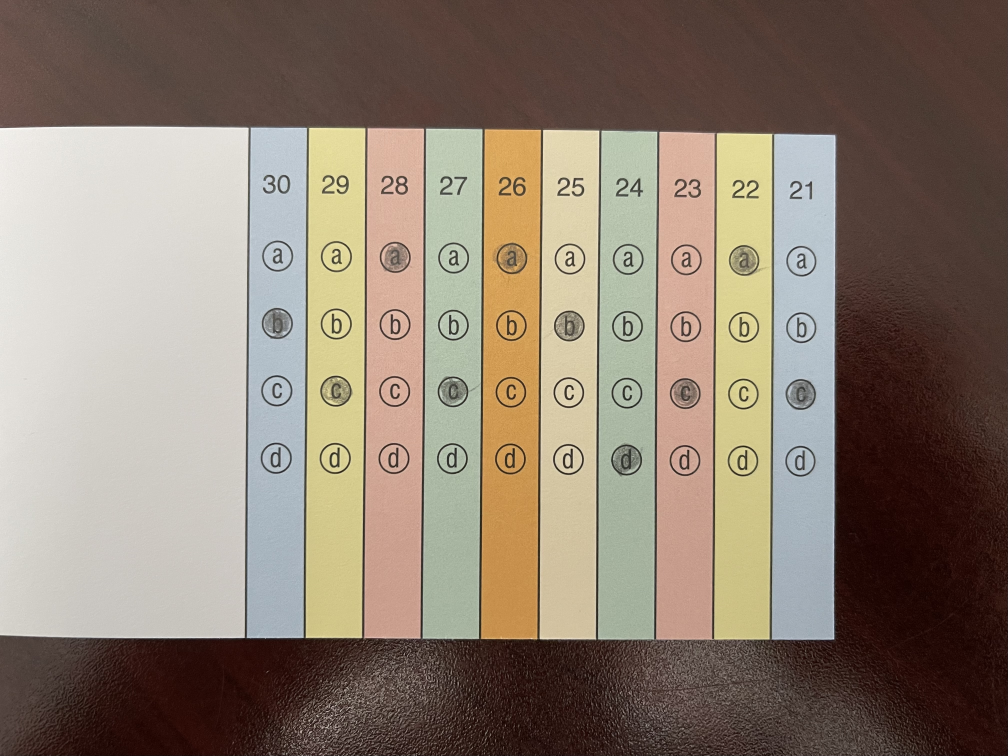
#> input picture mcq.jpg, 4031 x 3023 px, found by its file name (shown at 1/4 size)
$ python test-edge.py
#> lines starting #> are read from the running program, lines starting #| are printed output that depends on the picture; after the words box and inside, x2 and y2 are one past the last pixel; in counts of white or black regions, pixels touching at a corner belong together
### sUtils.py
import cv2
import numpy as np

def stackImages(imgArray,scale,lables=[]):
    rows = len(imgArray)
    cols = len(imgArray[0])
    rowsAvailable = isinstance(imgArray[0], list)
    width = imgArray[0][0].shape[1]
    height = imgArray[0][0].shape[0]
    if rowsAvailable:
        for x in range ( 0, rows):
            for y in range(0, cols):
                imgArray[x][y] = cv2.resize(imgArray[x][y], (0, 0), None, scale, scale)
                if len(imgArray[x][y].shape) == 2: imgArray[x][y]= cv2.cvtColor( imgArray[x][y], cv2.COLOR_GRAY2BGR)
        imageBlank = np.zeros((height, width, 3), np.uint8)
        hor = [imageBlank]*rows
        hor_con = [imageBlank]*rows
        for x in range(0, rows):
            hor[x] = np.hstack(imgArray[x])
            hor_con[x] = np.concatenate(imgArray[x])
        ver = np.vstack(hor)
        ver_con = np.concatenate(hor)
    else:
        for x in range(0, rows):
            imgArray[x] = cv2.resize(imgArray[x], (0, 0), None, scale, scale)
            if len(imgArray[x].shape) == 2: imgArray[x] = cv2.cvtColor(imgArray[x], cv2.COLOR_GRAY2BGR)
        hor= np.hstack(imgArray)
        hor_con= np.concatenate(imgArray)
        ver = hor
    if len(lables) != 0:
        eachImgWidth= int(ver.shape[1] / cols)
        eachImgHeight = int(ver.shape[0] / rows)
        #print(eachImgHeight)
        for d in range(0, rows):
            for c in range (0,cols):
                cv2.rectangle(ver,(c*eachImgWidth,eachImgHeight*d),(c*eachImgWidth+len(lables[d][c])*13+27,30+eachImgHeight*d),(255,255,255),cv2.FILLED)
                cv2.putText(ver,lables[d][c],(eachImgWidth*c+10,eachImgHeight*d+20),cv2.FONT_HERSHEY_COMPLEX,0.7,(255,0,255),2)
    return ver

def rectContour(contours):

    rectCon = []
    for i in contours:
        area = cv2.contourArea(i)
        #print("Area", area)
        if area > 50:
            peri = cv2.arcLength(i,True)
            approx = cv2.approxPolyDP(i,0.01*peri,True)
            #print("Corner Points",len(approx))
            if len(approx) >= 4:
                rectCon.append(i)
    rectCon = sorted(rectCon,key = cv2.contourArea,reverse = True)

    return rectCon

def getCornerPoints(cont):

    peri = cv2.arcLength(cont,True)
    approx = cv2.approxPolyDP(cont,0.02*peri,True)
    return approx

def reorder(myPoints):

    myPoints = myPoints.reshape ((4,2))
    myPointsNew = np.zeros((4,1,2),np.int32)
    add = myPoints.sum(1)
    #print(add)
    myPointsNew[0] = myPoints[np.argmin(add)] #[0, 0]
    myPointsNew[3] = myPoints[np.argmax(add)] #[w, h]
    diff = np.diff(myPoints, axis = 1)
    myPointsNew[1] = myPoints[np.argmin(diff)] #[w, 0]
    myPointsNew[2] = myPoints[np.argmax(diff)] #[0, h]
    #print (myPoints)
    #print(myPointsNew)

    return myPointsNew

def splitBoxes(img):
    rows = np.vsplit(img,4)
    #cv2.imshow("split", rows[1])
    boxes = []
    for r in rows:
        cols = np.hsplit(r,10)
        for box in cols:
            boxes.append(box)
            #cv2.imshow("Split", box)
    return boxes

def showAnswers(img,myIndex,grading,ans,questions,choices):
    secWidth = int(img.shape[1]/questions)
    secHeight = int(372/4)
    #print(img.shape[1])
    #print(img.shape[0])

    for x in range(0,questions):
        myAns = myIndex[x]
        centerX = ((x*secWidth) + secWidth//2) - 8
        centerY = ((myAns*secHeight) + (secHeight)//2) + 130

        if(myAns == ans[x]):
            cv2.circle(img,(centerX,centerY),20,(0,255,0),cv2.FILLED) #If correct fill green
        else:
            cv2.circle(img,(centerX,centerY),20,(0,0,255),cv2.FILLED) #if incorrect fill red
            cv2.circle(img,(centerX,((ans[x]*secHeight) + (secHeight)//2) + 130),20,(255,0,0),5) #outline correct in blue
    return img


    #"
    #  REVISED UPSIT ITEMS ARE AS FOLLOWS. CORRECT ITEMS ARE IN CAPS
    #  1. a. honey           b. PIZZA              c. orange             d. bubble gum
    #  2. a. leather         b. BUBBLE GUM         c. chili              d. dill pickle
    #  3. a. tomato          b. banana             c. strawberry         d. MENTHOL/EUCALYPTUS
    #  4. a. whiskey         b. honey              c. lime               d. CHERRY
    #  5. a. chocolate       b. pizza              c. MOTOR OIL          d. cheddar cheese
    #  6. a. beer            b. MINT               c. grape candy        d. cola
    #  7. a. BANANA          b. garlic             c. rubber tire        d. clove
    #  8. a. peanut          b. CLOVE              c. lemon              d. banana
    #  9. a. clove           b. baby powder        c. LEATHER            d. apple
    # 10. a. wood            b. COCONUT            c. smoke              d. honey
    # 11. a. wintergreen gum b. grape candy        c. ONION              d. tomato
    # 12. a. pine            b. RASPBERRY          c. menthol/eucalyptus d. beer
    # 13. a. LICORICE/ANISE  b. sandalwood/incense c. coconut            d. raspberry
    # 14. a. paint thinner   b. cherry             c. coconut            d. BABY POWDER
    # 15. a. baby powder     b. CINNAMON           c. tomato             d. coconut
    # 16. a. coconut         b. fish               c. banana             d. GASOLINE
    # 17. a. STRAWBERRY      b. gasoline           c. dill pickle        d. wood
    # 18. a. CEDAR           b. cheddar cheese     c. lemon              d. vanilla
    # 19. a. lemon           b. CHOCOLATE          c. garlic             d. black pepper
    # 20. a. coffee          b. soap               c. WINTEGREEN GUM     d. garlic
    # 21. a. FLOWER          b. rubber tire        c. chocolate          d. fish
    # 22. a. COTTON CANDY    b. onion              c. natural gas        d. chili
    # 23. a. fish            b. PEACH              c. leather            d. pizza
    # 24. a. GARLIC          b. watermelon         c. licorice/anise     d. smoke
    # 25. a. pineapple       b. DILL PICKLE        c. apple              d. chocolate
    # 26. a. smoke           b. popcorn            c. PINEAPPLE          d. onion
    # 27. a. vanilla         b. garlic             c. peach              d. RUBBER TIRE
    # 28. a. rubber tire     b. ORANGE             c. cheddar cheese     d. tobacco
    # 29. a. mint            b. APPLE              c. fish               d. leather
    # 30. a. coffee          b. menthol/eucalyptus c. peanut             d. WATERMELON
    # 31. a. watermelon      b. peanut             c. beer               d. SANDALWOOD/INCENSE
    # 32. a. apple           b. beer               c. GRASS              d. coffee
    # 33. a. dill pickle     b. grass              c. SMOKE              d. peach
    # 34. a. PINE            b. tomato             c. onion              d. popcorn
    # 35. a. pizza           b. cigar              c. peanut             d. GRAPE CANDY
    # 36. a. tomato          b. smoke              c. rose               d. LEMON
    # 37. a. SOAP            b. chocolate          c. pizza              d. peanut
    # 38. a. orange          b. wintergreen gum    c. cola               d. NATURAL GAS
    # 39. a. lime            b. ROSE               c. fish               d. mint
    # 40. a. PEANUT          b. lemon              c. cinnamon           d. natural gas
    #
    # "

### test-edge.py
from itertools import count
import cv2
import numpy as np
import sUtils

path = "SIT Card Reader\/mcq.jpg"
path1 = "SIT Card Reader\/mcqDk.jpg"
#path1 does not work idk why lul
path2 = "SIT Card Reader\/mcqBlk.jpg"
path3 = "SIT Card Reader\/mcqBrdr.jpg"
img = cv2.imread(path)
#> img is the input picture: shape (3023, 4031, 3); mean B, G, R 112.2, 126.4, 140.5
scl = 0.3
#iWidth = int(img.shape[1] * scl)
#iHeight = int(img.shape[0] * scl)
iWidth = 900
iHeight = 700
questions = 10
choices = 4
ans = [3,1,1,3,2,1,0,1,0,0]


img = cv2.resize(img,(iWidth,iHeight))
#> img: shape (700, 900, 3)
imgEdit = img.copy()
imgContours = img.copy()
imgBiggestContours = img.copy()
imgGrey = cv2.cvtColor(img,cv2.COLOR_BGR2GRAY)
imgBlur = cv2.GaussianBlur(imgGrey,(5,5),0)
#imgThresh = cv2.adaptiveThreshold(imgBlur, 255, 1, 1, 11, 2)
#imgThresh = cv2.adaptiveThreshold(imgBlur, 255, cv2.ADAPTIVE_THRESH_MEAN_C, cv2.THRESH_BINARY_INV, 21, 5)
imgThrsh = cv2.adaptiveThreshold(imgBlur, 255, cv2.ADAPTIVE_THRESH_GAUSSIAN_C, cv2.THRESH_BINARY_INV, 21, 5)
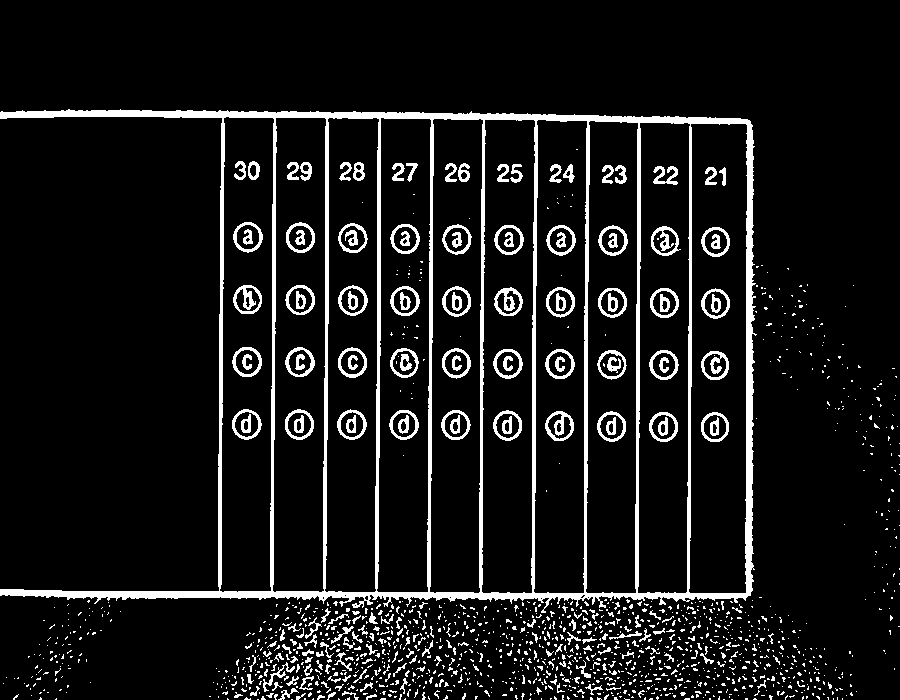
#> imgThrsh: shape (700, 900); 9.3% white; 1504 white regions (1286 under 20 px), largest, box (x1, y1, x2, y2) and area: (0, 109, 757, 613) 30427, (233, 285, 262, 314) 394, (494, 287, 523, 316) 388
#imgThrsh = cv2.threshold(imgBlur,130,255,cv2.THRESH_BINARY_INV + cv2.THRESH_OTSU)[1]
imgCanny = cv2.Canny(imgThrsh,5,50)
#> imgCanny: shape (700, 900); 5.9% white in thin lines or dots, all inside (x1, y1, x2, y2) = (0, 109, 900, 700)

#finding all contours
#contours, hierarchy = cv2.findContours(imgCanny,cv2.RETR_TREE,cv2.CHAIN_APPROX_SIMPLE)
#print(contours)
#cv2.drawContours(imgContours,contours,-1,(0,255,0),5)

######### GRID DETECTION ##############
#https://maker.pro/raspberry-pi/tutorial/grid-detection-with-opencv-on-raspberry-pi
contours, _ = cv2.findContours(imgThrsh, cv2.RETR_TREE, cv2.CHAIN_APPROX_SIMPLE)
#> contours = 1602 contours, 1391 with area under 20; largest, box (x1, y1, x2, y2) and area: (0, 109, 757, 613) 260345, (688, 123, 748, 594) 26142, (272, 117, 327, 593) 23774, (481, 119, 536, 594) 23609, (376, 117, 432, 593) 23498

max_area = 0
c = 0
for i in contours:
        area = cv2.contourArea(i)
        if area > 100:
                if area > max_area:
                    max_area = area
                    best_cnt = i
        c+=1
#> this loop made 1602 passes
#> (area, max_area) on pass 1365: (260345, 260345)
#> after the loop, best_cnt = contour of 1164 points, box (x1, y1, x2, y2) (0, 109, 757, 613), area 260345; c = 1602; max_area = 260345

mask = np.zeros((imgGrey.shape),np.uint8)
cv2.drawContours(mask,[best_cnt],0,255,-1)
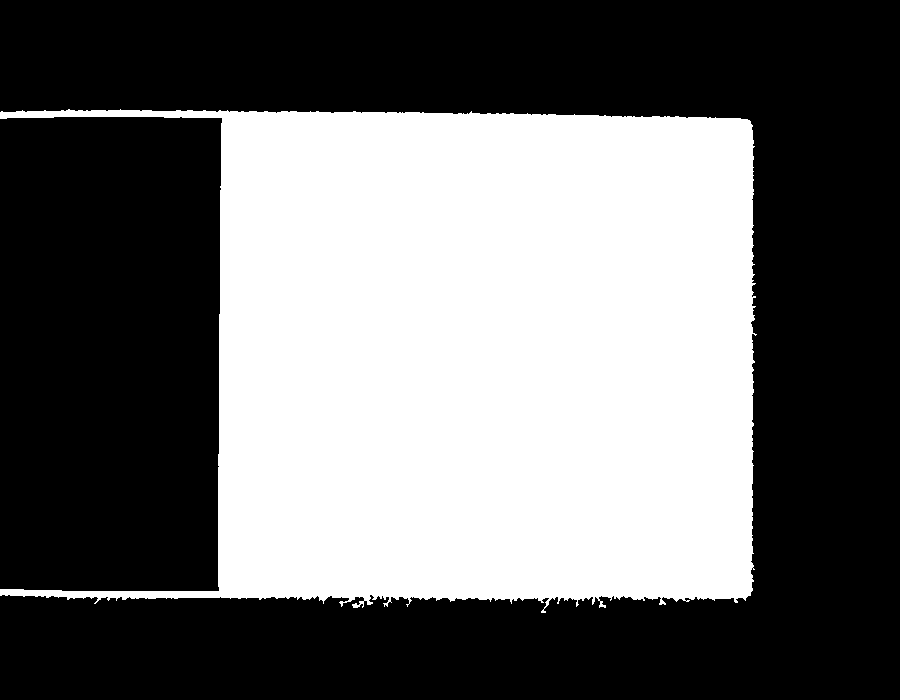
#> mask: shape (700, 900); 41.6% white; 1 white region, box (x1, y1, x2, y2) and area: (0, 109, 757, 613) 261993
cv2.drawContours(mask,[best_cnt],0,0,2)
#cv2.imshow("mask", mask)
contours, _ = cv2.findContours(mask, cv2.RETR_TREE, cv2.CHAIN_APPROX_SIMPLE)
#> contours = 1 contour; box (x1, y1, x2, y2) and area: (2, 112, 752, 599) 253740
cv2.drawContours(mask,contours,-1,(0,255,0),5)
#> mask: shape (700, 900); 39% white; 1 white region, box (x1, y1, x2, y2) and area: (224, 117, 748, 594) 245945

out = np.zeros_like(imgGrey)
out[mask == 255] = imgGrey[mask == 255]
#cv2.imshow("New image", out)

#######################################

imgBlur = cv2.GaussianBlur(out,(5,5),0)
imgCanny = cv2.Canny(imgBlur,10,80)
#> imgCanny: shape (700, 900); 3.6% white in thin lines or dots, all inside (x1, y1, x2, y2) = (223, 117, 747, 594)

contours, hierarchy = cv2.findContours(imgCanny,cv2.RETR_EXTERNAL,cv2.CHAIN_APPROX_SIMPLE)
#> contours = 1 contour; box (x1, y1, x2, y2) and area: (223, 117, 747, 594) 242528
##################CHESSBOARD BORDER#######################

# get all non-zero points
points = np.column_stack(np.where(imgCanny.transpose() > 0))
#> points = 22958 pairs, first value 223 to 746, second value 117 to 593
hull = cv2.convexHull(points)
#> hull = contour of 25 points, box (x1, y1, x2, y2) (223, 117, 747, 594), area 246579

# draw convex hull vertices on input image
result = img.copy()
cv2.polylines(result, [hull], True, (0,0,255), 2)
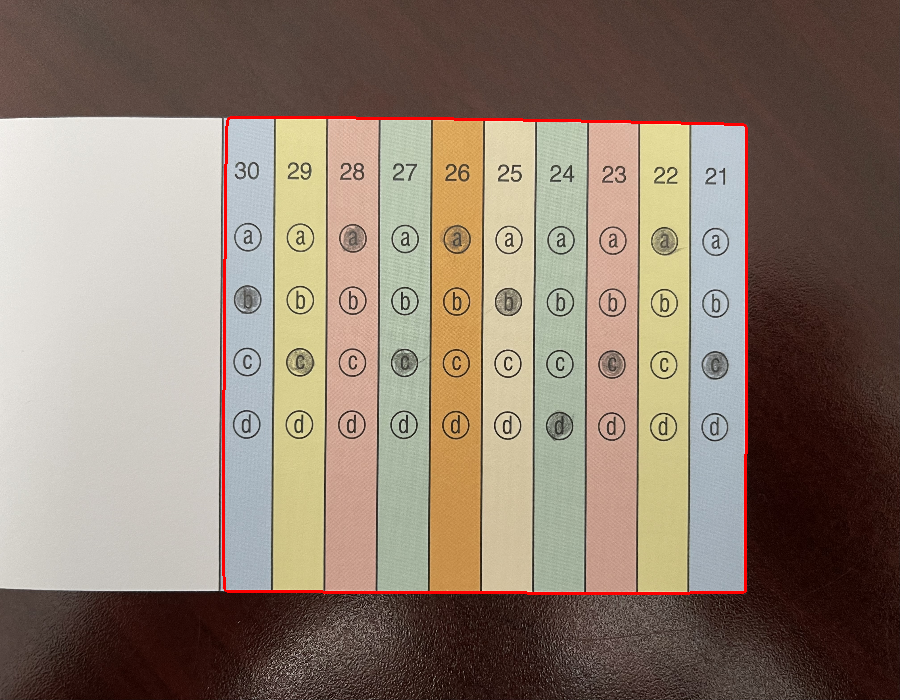
#> result: shape (700, 900, 3); mean B, G, R 111, 125.1, 141.6
##########################################################

#find Rectangles
#print(hull)
rectCon = sUtils.rectContour([hull])
#> the loop in rectContour, `for i in contours:` made 1 pass
#> (area, peri, approx) on pass 1: (246579, 1976.6, [[745, 125], [745, 591], [225, 590], [228, 118]])
#> after the loop in rectContour, `for i in contours:`: rectCon = 1 contour; box (x1, y1, x2, y2) and area: (223, 117, 747, 594) 246579
biggestContour = sUtils.getCornerPoints(rectCon[0])
#> in getCornerPoints, `peri = cv2.arcLength(cont,True)`: peri = 1976.6
#> in getCornerPoints, `approx = cv2.approxPolyDP(cont,0.02*peri,True)`: approx = [[745, 125], [745, 591], [225, 590], [228, 118]]
#> biggestContour = [[745, 125], [745, 591], [225, 590], [228, 118]]

if biggestContour.size != 0:
    cv2.drawContours(imgBiggestContours, biggestContour,-1,(0,255,0),25)
#> imgBiggestContours: shape (700, 900, 3); mean B, G, R 111.8, 126.7, 140

    biggestContour = sUtils.reorder(biggestContour)
#> in reorder, `add = myPoints.sum(1)`: add = [870, 1336, 815, 346]
#> in reorder, `diff = np.diff(myPoints, axis = 1)`: diff = [-620, -154, 365, -110]
#> biggestContour = [[228, 118], [745, 125], [225, 590], [745, 591]]

    pt1 = np.float32(biggestContour)
#> pt1 = [[228, 118], [745, 125], [225, 590], [745, 591]]
    pt2 = np.float32([[0,0], [iWidth, 0], [0, iHeight], [iWidth, iHeight]])
    matrix = cv2.getPerspectiveTransform(pt1,pt2)
#> matrix = [[1.71, 0.0109, -391.5], [-0.0201, 1.49, -170.7], [-2.47e-05, 1.21e-05, 1]]
    imgWarpColored = cv2.warpPerspective(img,matrix,(iWidth,iHeight))

    #apply bubble threshold
    imgWarpGrey = cv2.cvtColor(imgWarpColored,cv2.COLOR_BGR2GRAY)
    imgThresh = cv2.threshold(imgWarpGrey,130,255,cv2.THRESH_BINARY_INV + cv2.THRESH_OTSU)[1]
#> imgThresh: shape (700, 900); 9% white; 145 white regions (43 under 20 px), largest, box (x1, y1, x2, y2) and area: (347, 0, 354, 700) 2899, (437, 0, 444, 700) 2797, (618, 0, 626, 700) 2764
    #imgBlur = cv2.GaussianBlur(imgWarpGrey,(7,7),1)
    #imgThresh = cv2.adaptiveThreshold(imgWarpGrey, 255, cv2.ADAPTIVE_THRESH_GAUSSIAN_C, cv2.THRESH_BINARY_INV, 21, 9)
    #imgThreshcop = cv2.resize(imgThresh,(900,700))
    crop = imgThresh[130:498, 0:900]
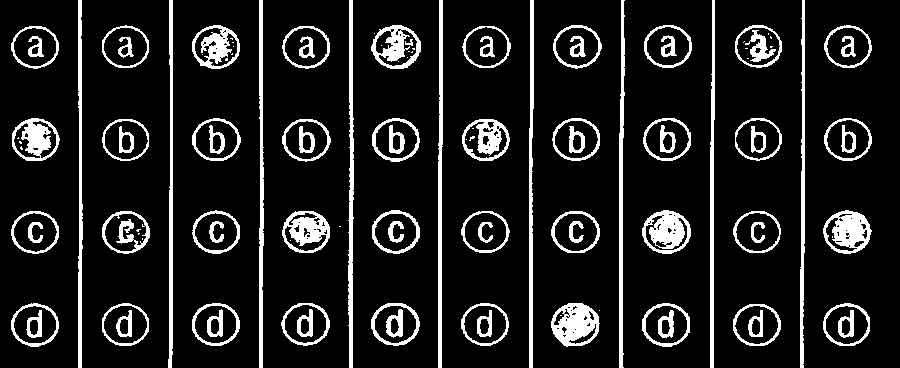
#> crop: shape (368, 900); 12.3% white; 114 white regions (33 under 20 px), largest, box (x1, y1, x2, y2) and area: (348, 0, 354, 368) 1519, (438, 0, 443, 368) 1462, (619, 0, 625, 368) 1424
    cv2.imshow('thr',crop)
    print(imgThresh.shape)
#| (700, 900)

    #splitting bubbles
    #print(imgThreshcop.shape)
    boxes = sUtils.splitBoxes(crop)
#> in splitBoxes, `rows = np.vsplit(img,4)`: rows = 4 items
#> the loop in splitBoxes, `for r in rows:` made 4 passes
#> after the loop in splitBoxes, `for r in rows:`: boxes = 40 items
#> boxes = 40 items
    #cv2.imshow("test",boxes[36])
    #print (cv2.countNonZero(boxes[1]),cv2.countNonZero(boxes[2]),cv2.countNonZero(boxes[7]))

    myPixelVal = np.zeros((questions,choices))
    countCol = 0
    countRow = 0
    bIndex = 0

    #getting non zero vals of each bubble
    for image in range(0,len(boxes)):
        totalPixels = cv2.countNonZero(boxes[bIndex])
        myPixelVal[countRow][countCol] = totalPixels
        countCol += 1
        bIndex += 10
        if(countCol == choices): countRow += 1; countCol = 0; bIndex = countRow
#> this loop made 40 passes
#> totalPixels on passes 1 to 8: 886, 1375, 863, 997, 813, 795, 1072, 923
#> after the loop, bIndex = 10; countCol = 0; countRow = 10; myPixelVal = [[886, 1375, 863, 997], [813, 795, 1072, 923], [1404, 920, 951, 1019], [917, 978, 1542, 1045], [1454, 1045, 1011, 1113], [866, 1302, 850, 953], [899, 998, 941, 1771], [861, 958, 1679, 1053], [1057, 831, 838, 926], [526, 560, 1269, 625]]
    #print(myPixelVal)


    #Finding index vals of filled in bubbles
    myIndex = [] #array of filled in bubbles with choice val. a=0 b=1 c=2 d =3 e=4
    for x in range (0,questions) :
        arr = myPixelVal[x]
        myIndexVal = np.where(arr == np.amax(arr))
        #print(myIndexVal[0][0])
        myIndex.append(myIndexVal[0][0])
#> this loop made 10 passes
#> (arr, myIndexVal) on passes 1 to 8: ([886, 1375, 863, 997], ([1],)), ([813, 795, 1072, 923], ([2],)), ([1404, 920, 951, 1019], ([0],)), ([917, 978, 1542, 1045], ([2],)), ([1454, 1045, 1011, 1113], ([0],)), ([866, 1302, 850, 953], ([1],)), ([899, 998, 941, 1771], ([3],)), ([861, 958, 1679, 1053], ([2],))
#> after the loop, myIndex = [1, 2, 0, 2, 0, 1, 3, 2, 0, 2]

    #GRading
    grading = []
    for x in range (0, questions):
        if ans[x] == myIndex[x]:
            grading.append(1)
        else:
            grading.append(0)
#> after the loop, grading = [0, 0, 0, 0, 0, 1, 0, 0, 1, 0]
    #print(grading)
    score = (sum(grading)/questions) * 100
#> score = 20
    print(grading)
#| [0, 0, 0, 0, 0, 1, 0, 0, 1, 0]
    print(score)
#| 20.0
    #print(myIndex)

    imgResult = imgWarpColored.copy()
    imgResult = cv2.resize(imgResult,(900,700))
    imgResult = sUtils.showAnswers(imgResult,myIndex,grading,ans,questions,choices)
#> the loop in showAnswers, `for x in range(0,questions):` made 10 passes
#> (myAns, centerY) on passes 1 to 8: (1, 269), (2, 362), (0, 176), (2, 362), (0, 176), (1, 269), (3, 455), (2, 362)
#> after the loop in showAnswers, `for x in range(0,questions):`:
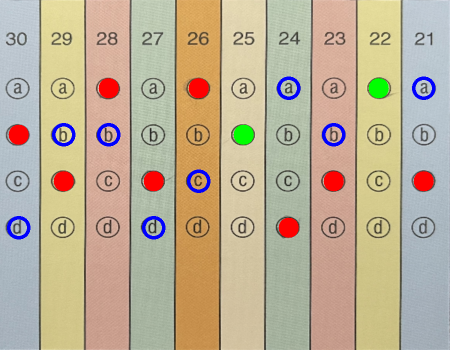
#> img: shape (700, 900, 3) (shown at 1/2 size); mean B, G, R 149.4, 174.1, 188.3


imgBlank = np.zeros_like(img)
imageArray = ([img,imgGrey,imgBlur,imgThresh],
    [imgCanny, result,imgBiggestContours, imgBlank])
imgStacked = sUtils.stackImages(imageArray,0.4)
#> in stackImages, `rows = len(imgArray)`: rows = 2
#> in stackImages, `cols = len(imgArray[0])`: cols = 4
#> in stackImages, `rowsAvailable = isinstance(imgArray[0], list)`: rowsAvailable = True
#> in stackImages, `hor = [imageBlank]*rows`: hor = 2 items
#> in stackImages, `ver = np.vstack(hor)`:
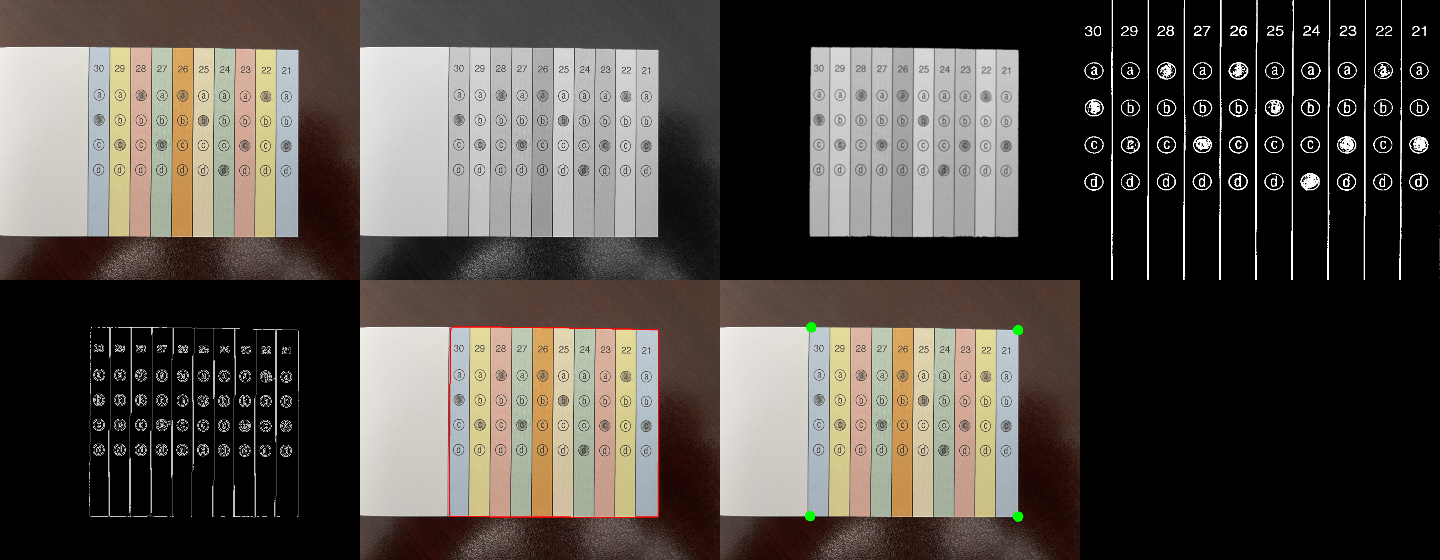
#> ver: shape (560, 1440, 3); mean of channels 0, 1, 2 70.6, 76, 81.4; drawn as B, G, R

cv2.imshow('Stacked Imgs',imgStacked)
cv2.imshow('result',imgResult)
cv2.waitKey(0)
